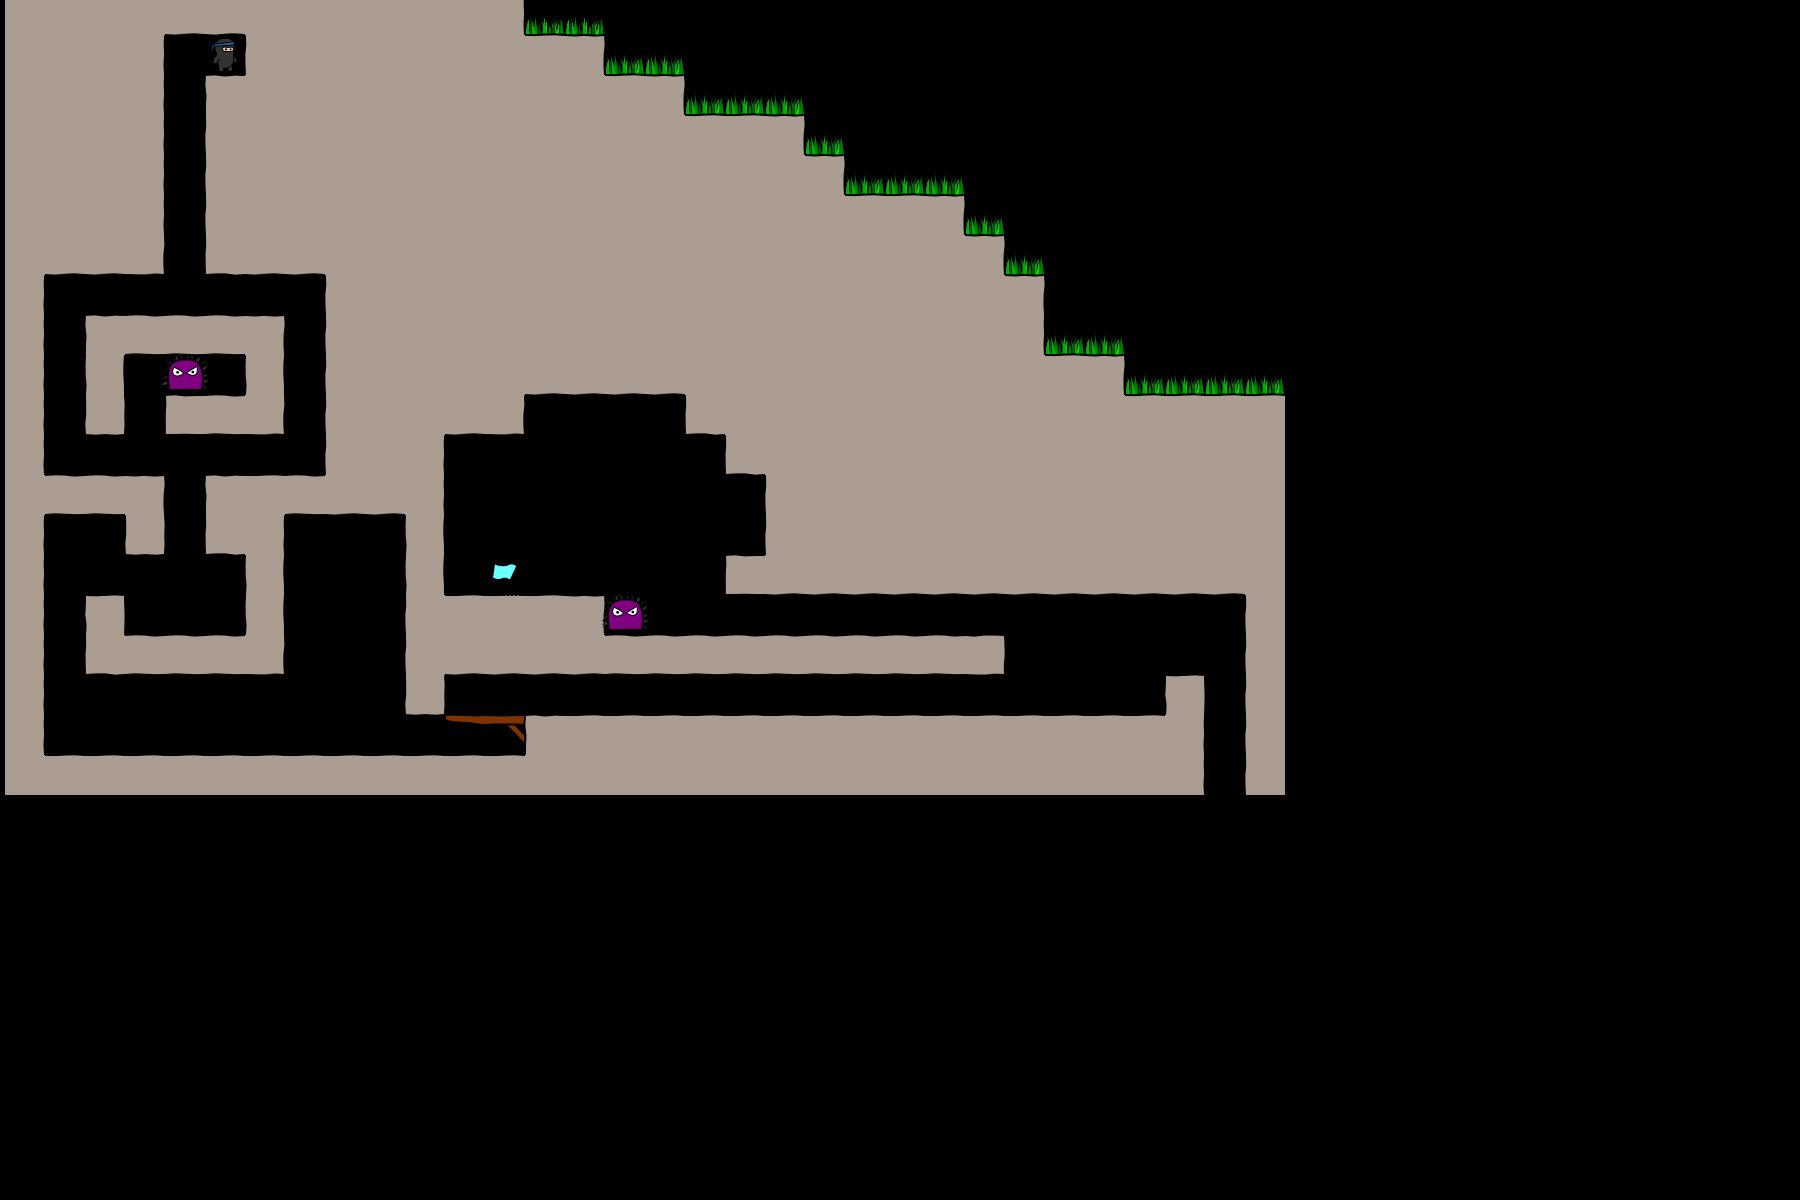

The image is a tile-based game level rendered from a .tmx file. Its description and complete source (layers, tilesets, objects, tile grids) follow:
An orthogonal 45x30 tile map with 40x40 px tiles, 3 tile layers (bg, objects, fg), 2 tilesets.

<map version="1.0" orientation="orthogonal" width="45" height="30" tilewidth="40" tileheight="40">
 <tileset firstgid="1" name="world1" tilewidth="50" tileheight="50">
  <image source="world1.png" width="400" height="400" />
 </tileset>
 <tileset firstgid="65" name="objectpalette" tilewidth="50" tileheight="50">
  <image source="objectpalette.png" width="400" height="400" />
 </tileset>
 <layer name="bg" width="32" height="20">
  <data encoding="csv">  18,18,18,18,26,26,18,18,18,18,18,18,19,42,42,0,0,0,0,0,0,0,0,0,0,0,0,0,0,0,0,0,
  18,18,18,19,0,0,17,18,18,18,18,18,18,10,11,42,42,0,0,0,0,0,0,0,0,0,0,0,0,0,0,0,
  18,18,18,19,0,9,18,18,18,18,18,18,18,18,18,10,11,42,42,42,0,0,0,0,0,0,0,0,0,0,0,0,
  18,18,18,19,0,17,18,18,18,18,18,18,18,18,18,18,18,10,10,11,42,0,0,0,0,0,0,0,0,0,0,0,
  18,18,18,19,0,17,18,18,18,18,18,18,18,18,18,18,18,18,18,18,11,42,42,42,0,0,0,0,0,0,0,0,
  18,18,18,19,0,17,18,18,18,18,18,18,18,18,18,18,18,18,18,18,18,10,10,11,42,0,0,0,0,0,0,0,
  18,26,26,27,0,25,26,26,18,18,18,18,18,18,18,18,18,18,18,18,18,18,18,18,11,42,0,0,0,0,0,0,
  19,0,0,0,0,0,0,0,17,18,18,18,18,18,18,18,18,18,18,18,18,18,18,18,18,11,0,0,0,0,0,0,
  19,0,9,2,2,2,11,0,17,18,18,18,18,18,18,18,18,18,18,18,18,18,18,18,18,19,42,42,0,0,0,0,
  19,0,20,0,0,0,20,0,17,18,18,18,18,26,26,26,26,18,18,18,18,18,18,18,18,18,10,11,42,42,42,42,
  19,0,28,0,1,2,27,0,17,18,18,26,27,0,0,0,0,25,18,18,18,18,18,18,18,18,18,18,10,10,10,10,
  19,0,0,0,0,0,0,0,17,18,19,0,0,0,0,0,0,0,25,18,18,18,18,18,18,18,18,18,18,18,18,18,
  18,2,2,11,0,9,10,2,26,26,19,0,0,0,0,0,0,0,0,17,18,18,18,18,18,18,18,18,18,18,18,18,
  19,0,0,28,0,25,19,0,0,0,20,0,0,0,0,0,0,0,0,17,18,18,18,18,18,18,18,18,18,18,18,18,
  19,0,0,0,0,0,20,0,0,0,20,0,0,0,0,0,0,0,1,26,26,26,26,26,26,26,26,26,26,26,26,18,
  19,0,12,0,0,0,20,0,0,0,17,10,10,10,11,0,0,0,0,0,0,0,0,0,0,0,0,0,0,0,0,17,
  19,0,25,2,2,2,27,0,0,0,17,26,26,26,26,2,2,2,2,2,2,2,2,2,3,0,0,0,0,0,0,17,
  19,0,0,0,0,0,0,0,0,0,28,0,0,0,0,0,0,0,0,0,0,0,0,0,0,0,0,0,0,12,0,17,
  19,0,0,0,0,0,0,0,0,0,0,14,8,9,10,10,10,10,10,10,10,10,10,10,10,10,10,10,10,19,0,17,
  18,10,10,10,10,10,10,10,10,10,10,10,10,18,18,18,18,18,18,18,18,18,18,18,18,18,18,18,18,19,0,17
</data>
 </layer>
 <layer name="objects" width="32" height="20">
  <data encoding="csv">
  0,0,0,0,0,0,0,0,0,0,0,0,0,0,0,0,0,0,0,0,0,0,0,0,0,0,0,0,0,0,0,0,
  0,0,0,0,0,65,0,0,0,0,0,0,0,0,0,0,0,0,0,0,0,0,0,0,0,0,0,0,0,0,0,0,
  0,0,0,0,0,0,0,0,0,0,0,0,0,0,0,0,0,0,0,0,0,0,0,0,0,0,0,0,0,0,0,0,
  0,0,0,0,0,0,0,0,0,0,0,0,0,0,0,0,0,0,0,0,0,0,0,0,0,0,0,0,0,0,0,0,
  0,0,0,0,0,0,0,0,0,0,0,0,0,0,0,0,0,0,0,0,0,0,0,0,0,0,0,0,0,0,0,0,
  0,0,0,0,0,0,0,0,0,0,0,0,0,0,0,0,0,0,0,0,0,0,0,0,0,0,0,0,0,0,0,0,
  0,0,0,0,0,0,0,0,0,0,0,0,0,0,0,0,0,0,0,0,0,0,0,0,0,0,0,0,0,0,0,0,
  0,0,0,0,0,0,0,0,0,0,0,0,0,0,0,0,0,0,0,0,0,0,0,0,0,0,0,0,0,0,0,0,
  0,0,0,0,0,0,0,0,0,0,0,0,0,0,0,0,0,0,0,0,0,0,0,0,0,0,0,0,0,0,0,0,
  0,0,0,0,73,0,0,0,0,0,0,0,0,0,0,0,0,0,0,0,0,0,0,0,0,0,0,0,0,0,0,0,
  0,0,0,0,0,0,0,0,0,0,0,0,0,0,0,0,0,0,0,0,0,0,0,0,0,0,0,0,0,0,0,0,
  0,0,0,0,0,0,0,0,0,0,0,0,0,0,0,0,0,0,0,0,0,0,0,0,0,0,0,0,0,0,0,0,
  0,0,0,0,0,0,0,0,0,0,0,0,0,0,0,0,0,0,0,0,0,0,0,0,0,0,0,0,0,0,0,0,
  0,0,0,0,0,0,0,0,0,0,0,0,0,0,0,0,0,0,0,0,0,0,0,0,0,0,0,0,0,0,0,0,
  0,0,0,0,0,0,0,0,0,0,0,0,66,0,0,0,0,0,0,0,0,0,0,0,0,0,0,0,0,0,0,0,
  0,0,0,0,0,0,0,0,0,0,0,0,0,0,0,73,0,0,0,0,0,0,0,0,0,0,0,0,0,0,0,0,
  0,0,0,0,0,0,0,0,0,0,0,0,0,0,0,0,0,0,0,0,0,0,0,0,0,0,0,0,0,0,0,0,
  0,0,0,0,0,0,0,0,0,0,0,0,0,0,0,0,0,0,0,0,0,0,0,0,0,0,0,0,0,0,0,0,
  0,0,0,0,0,0,0,0,0,0,0,0,0,0,0,0,0,0,0,0,0,0,0,0,0,0,0,0,0,0,0,0,
  0,0,0,0,0,0,0,0,0,0,0,0,0,0,0,0,0,0,0,0,0,0,0,0,0,0,0,0,0,0,0,0
</data>
 </layer>
 <layer name="fg" width="32" height="20">
  <data encoding="csv">
  0,0,0,0,0,0,0,0,0,0,0,0,0,0,0,0,0,0,0,0,0,0,0,0,0,0,0,0,0,0,0,0,
  0,0,0,0,0,0,0,0,0,0,0,0,0,0,0,0,0,0,0,0,0,0,0,0,0,0,0,0,0,0,0,0,
  0,0,0,0,0,0,0,0,0,0,0,0,0,0,0,0,0,0,0,0,0,0,0,0,0,0,0,0,0,0,0,0,
  0,0,0,0,0,0,0,0,0,0,0,0,0,0,0,0,0,0,0,0,0,0,0,0,0,0,0,0,0,0,0,0,
  0,0,0,0,0,0,0,0,0,0,0,0,0,0,0,0,0,0,0,0,0,0,0,0,0,0,0,0,0,0,0,0,
  0,0,0,0,0,0,0,0,0,0,0,0,0,0,0,0,0,0,0,0,0,0,0,0,0,0,0,0,0,0,0,0,
  0,0,0,0,0,0,0,0,0,0,0,0,0,0,0,0,0,0,0,0,0,0,0,0,0,0,0,0,0,0,0,0,
  0,0,0,0,0,0,0,0,0,0,0,0,0,0,0,0,0,0,0,0,0,0,0,0,0,0,0,0,0,0,0,0,
  0,0,0,0,0,0,0,0,0,0,0,0,0,0,0,0,0,0,0,0,0,0,0,0,0,0,0,0,0,0,0,0,
  0,0,0,0,0,0,0,0,0,0,0,0,0,0,0,0,0,0,0,0,0,0,0,0,0,0,0,0,0,0,0,0,
  0,0,0,0,0,0,0,0,0,0,0,0,0,0,0,0,0,0,0,0,0,0,0,0,0,0,0,0,0,0,0,0,
  0,0,0,0,0,0,0,0,0,0,0,0,0,0,0,0,0,0,0,0,0,0,0,0,0,0,0,0,0,0,0,0,
  0,0,0,0,0,0,0,0,0,0,0,0,0,0,0,0,0,0,0,0,0,0,0,0,0,0,0,0,0,0,0,0,
  0,0,0,0,0,0,0,0,0,0,0,0,0,0,0,0,0,0,0,0,0,0,0,0,0,0,0,0,0,0,0,0,
  0,0,0,0,0,0,0,0,0,0,0,0,0,0,0,0,0,0,0,0,0,0,0,0,0,0,0,0,0,0,0,0,
  0,0,0,0,0,0,0,0,0,0,0,0,0,0,0,0,0,0,0,0,0,0,0,0,0,0,0,0,0,0,0,0,
  0,0,0,0,0,0,0,0,0,0,0,0,0,0,0,0,0,0,0,0,0,0,0,0,0,0,0,0,0,0,0,0,
  0,0,0,0,0,0,0,0,0,0,0,0,0,0,0,0,0,0,0,0,0,0,0,0,0,0,0,0,0,0,0,0,
  0,0,0,0,0,0,0,0,0,0,0,0,0,0,0,0,0,0,0,0,0,0,0,0,0,0,0,0,0,0,0,0,
  0,0,0,0,0,0,0,0,0,0,0,0,0,0,0,0,0,0,0,0,0,0,0,0,0,0,0,0,0,0,0,0
</data>
 </layer>
</map>
